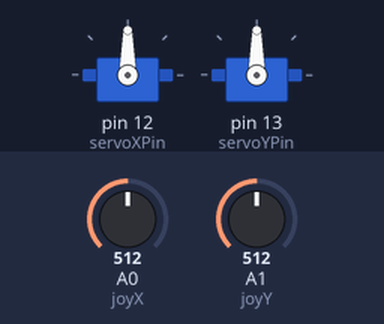
A sketch run on a simulated Arduino Uno, built with avr-gcc and run on an emulated ATmega328P. On the bench: 2 × servo. The test bench sets the inputs (shaded band); at power-on: A0 (joyX) = 512, A1 (joyY) = 512.

Above: at 1.2 s.
1.3 s: A0 (joyX) set to 716
At 2.5 s:
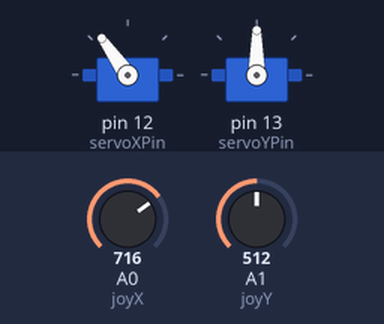
2.8 s: A1 (joyY) set to 716
At 3.7 s:
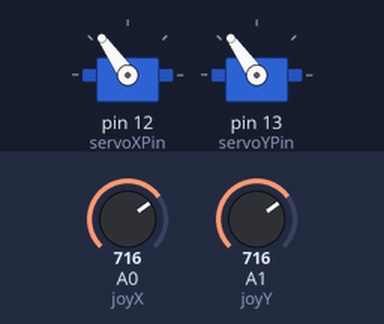
4.3 s: A0 (joyX) set to 900
At 5.5 s:
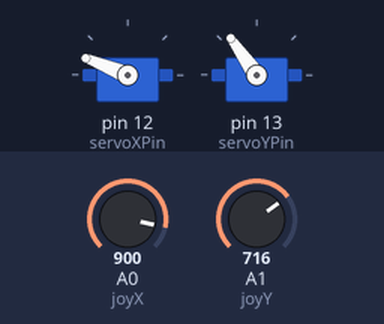
5.8 s: A1 (joyY) set to 900
At 6.7 s:
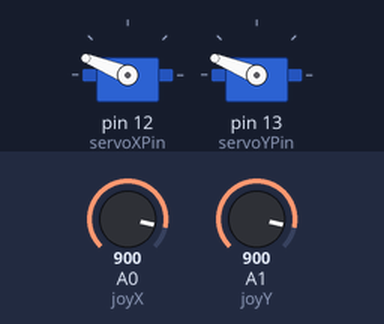
7.3 s: A0 (joyX) set to 1023
At 7.9 s:
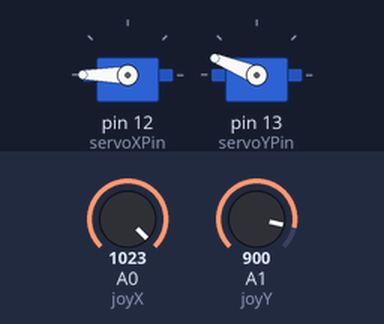
8.8 s: A1 (joyY) set to 1023
At 10.2 s:
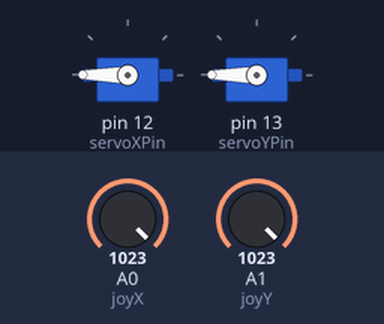
Timing chart, 0 to 11.3 s (numbered marks = the images above; inputs shaded):
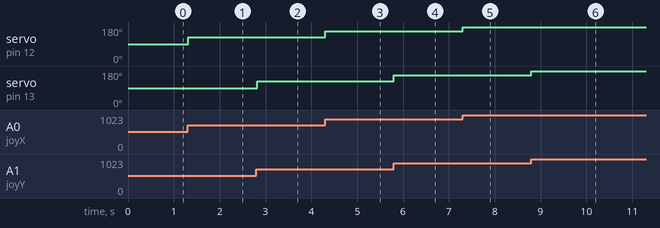

Measured:
- after the input at 1.3 s, servo on pin 12 (servoXPin): 90° → 125° at once
- after the input at 2.8 s, servo on pin 13 (servoYPin): 90° → 125° at once
- after the input at 4.3 s, servo on pin 12 (servoXPin): 125° → 158° at once
- after the input at 5.8 s, servo on pin 13 (servoYPin): 125° → 158° at once
- after the input at 7.3 s, servo on pin 12 (servoXPin): 158° → 180° at once
- after the input at 8.8 s, servo on pin 13 (servoYPin): 158° → 180° at once

The sketch:

joystick_two_servo_test.ino
```cpp
#include <Servo.h>

// Create servo objects
Servo servoX;
Servo servoY;

// Joystick input pins
const int joyX = A0;
const int joyY = A1;

// Servo output pins
const int servoXPin = 12;
const int servoYPin = 13;

void setup() {
  servoX.attach(servoXPin);
  servoY.attach(servoYPin);
}

void loop() {
  // Read joystick values (0 to 1023)
  int xVal = analogRead(joyX);
  int yVal = analogRead(joyY);

  // Map joystick values to servo angle (0 to 180 degrees)
  int xAngle = map(xVal, 0, 1023, 0, 180);
  int yAngle = map(yVal, 0, 1023, 0, 180);

  // Move the servos
  servoX.write(xAngle);
  servoY.write(yAngle);

  delay(15); // Small delay for smooth motion
}
```
